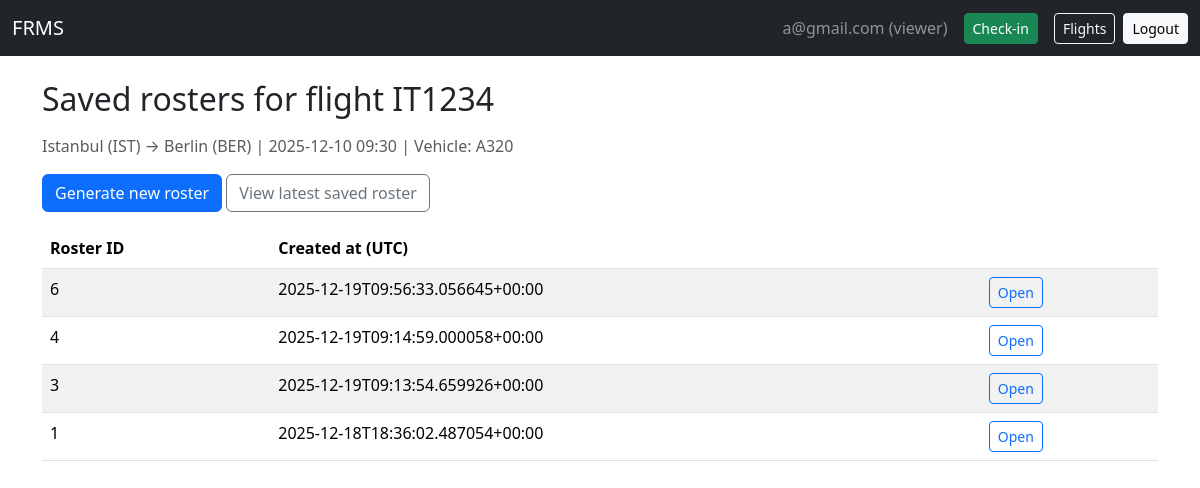
Page /flight/IT1234/rosters (signed in) on the earlier database version.
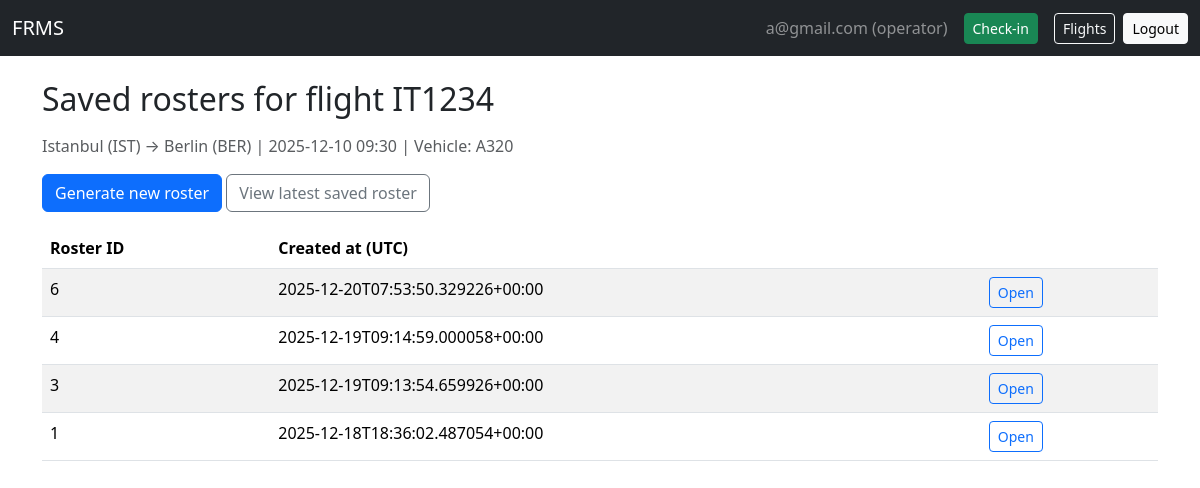
Same page on the later database version.
### tables this page shows
CREATE TABLE users (
            id INTEGER PRIMARY KEY AUTOINCREMENT,
            email TEXT UNIQUE NOT NULL,
            password_hash TEXT NOT NULL,
            role TEXT NOT NULL DEFAULT 'viewer'  -- admin, operator, viewer
        );

CREATE TABLE rosters (
            id INTEGER PRIMARY KEY AUTOINCREMENT,
            flight_no TEXT NOT NULL,
            created_at TEXT NOT NULL,
            data_json TEXT NOT NULL
        );

### app.py (the view)
@app.route("/flight/<flight_no>/rosters")
@login_required()
def list_saved_rosters(flight_no):
    db = get_db()
    flight = db.execute("SELECT * FROM flights WHERE flight_no=?", (flight_no,)).fetchone()
    rosters = db.execute("SELECT id, created_at FROM rosters WHERE flight_no=? ORDER BY created_at DESC", (flight_no,)).fetchall()
    return render_template("rosters_list.html", user=current_user(), flight=flight, rosters=rosters)

### app.py (called while the page is built)
def get_db():
    if "db" not in g:
        g.db = sqlite3.connect(DATABASE)
        g.db.row_factory = sqlite3.Row
    return g.db

def current_user():
    if "user_id" not in session: return None
    return get_db().execute("SELECT * FROM users WHERE id = ?", (session["user_id"],)).fetchone()

def login_required(role=None):
    from functools import wraps
    def decorator(func):
        @wraps(func)
        def wrapper(*args, **kwargs):
            user = current_user()
            if user is None:
                flash("Please log in first.", "warning")
                return redirect(url_for("login", next=request.path))
            if role and user["role"] != role:
                flash("Unauthorized.", "danger")
                return redirect(url_for("dashboard"))
            return func(*args, **kwargs)
        return wrapper
    return decorator

### templates/rosters_list.html
{% extends "base.html" %}
{% block content %}
<h2 class="mb-3">Saved rosters for flight {{ flight['flight_no'] }}</h2>
<p class="text-muted">
  {{ flight['source'] }} → {{ flight['destination'] }} |
  {{ flight['date_time'] }} |
  Vehicle: {{ flight['vehicle_type'] }}
</p>
<div class="mb-3">
  <a class="btn btn-primary" href="{{ url_for('generate_roster', flight_no=flight['flight_no']) }}">
    Generate new roster
  </a>
  <a class="btn btn-outline-secondary" href="{{ url_for('view_latest_roster', flight_no=flight['flight_no']) }}">
    View latest saved roster
  </a>
</div>
{% if rosters %}
<div class="table-responsive">
  <table class="table table-striped">
    <thead>
      <tr>
        <th>Roster ID</th>
        <th>Created at (UTC)</th>
        <th></th>
      </tr>
    </thead>
    <tbody>
      {% for r in rosters %}
      <tr>
        <td>{{ r['id'] }}</td>
        <td>{{ r['created_at'] }}</td>
        <td>
          <a class="btn btn-sm btn-outline-primary" href="{{ url_for('view_roster_by_id', roster_id=r['id']) }}">
            Open
          </a>
        </td>
      </tr>
      {% endfor %}
    </tbody>
  </table>
</div>
{% else %}
<div class="alert alert-info">No saved rosters yet for this flight.</div>
{% endif %}
{% endblock %}

### templates/base.html (shortened to what this page needs)
<!doctype html>
<html lang="en">
<head>
  <link href="https://cdn.jsdelivr.net/npm/bootstrap@5.3.2/dist/css/bootstrap.min.css" rel="stylesheet">
</head>
<body>
  <nav class="navbar navbar-expand-lg navbar-dark bg-dark mb-4">
    <div class="container-fluid">
      <a class="navbar-brand" href="{{ url_for('home') }}">FRMS</a>
      <div class="d-flex align-items-center">
        {% if user %}
        <span class="navbar-text me-3 text-white-50">{{ user['email'] }} ({{ user['role'] }})</span>
        <a class="btn btn-success btn-sm me-3" href="{{ url_for('checkin') }}">Check-in</a>
        <a class="btn btn-outline-light btn-sm me-2" href="{{ url_for('flight_search') }}">Flights</a>
        <a class="btn btn-light btn-sm" href="{{ url_for('logout') }}">Logout</a>
        {% else %}
        <a class="btn btn-outline-light btn-sm me-2" href="{{ url_for('login') }}">Login</a>
        <a class="btn btn-light btn-sm" href="{{ url_for('register') }}">Register</a>
        {% endif %}
      </div>
    </div>
  </nav>
  <div class="container mb-5">
    {% block content %}{% endblock %}
  </div>
</body>
</html>

Differences in the rows shown:
changed users "a@gmail.com": role "viewer" → "operator"
changed rosters id 6: created_at "2025-12-19T09:56:33.056645+00:00" → "2025-12-20T07:53:50.329226+00:00"
